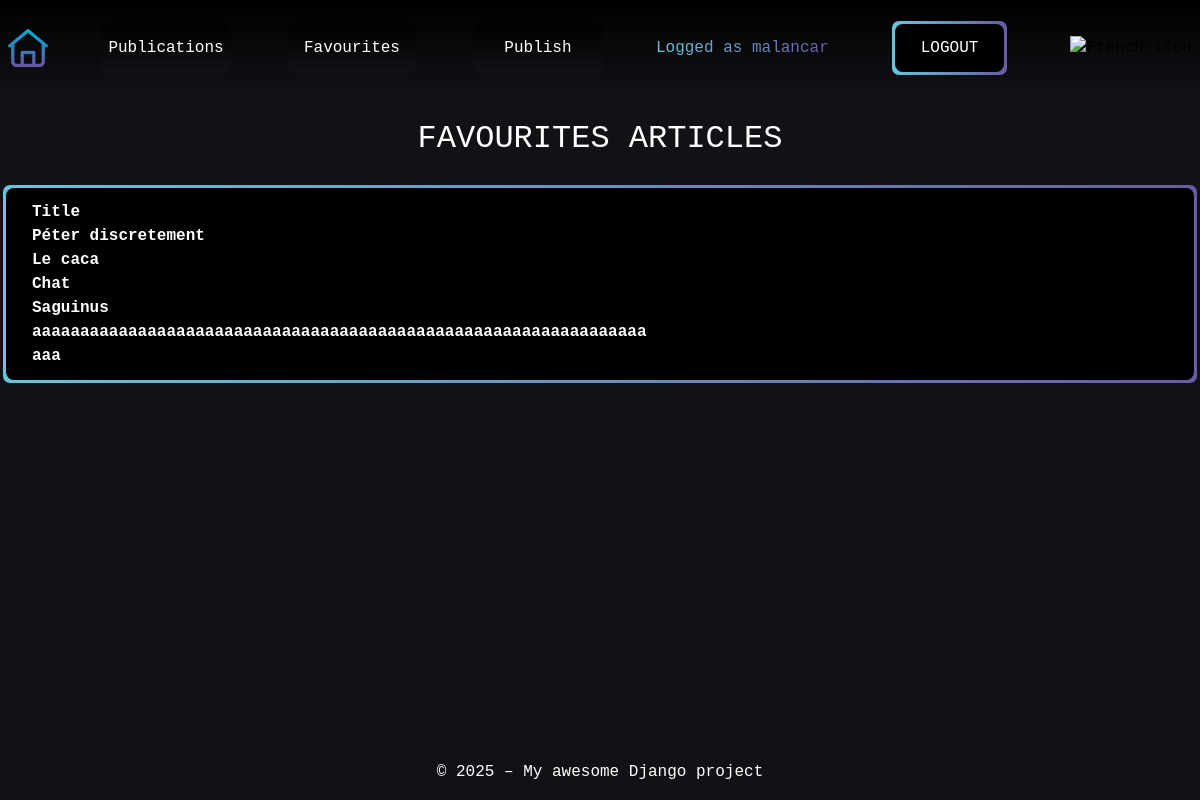
Before: /en/articles/favourites/ (signed in) with the older database file.
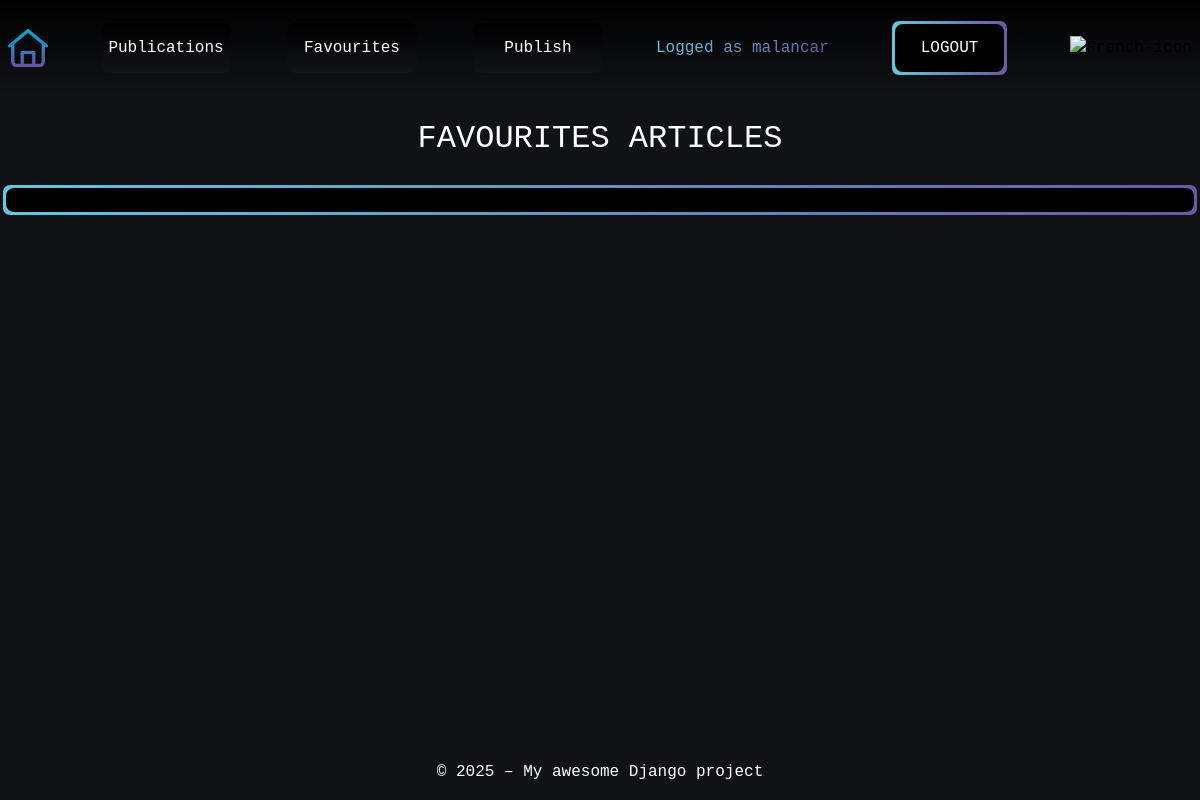
After: the same page with the newer database file.
### articles/models.py (models this page shows, shortened)
class UserFavouriteArticle(models.Model):
    user = models.ForeignKey(
        settings.AUTH_USER_MODEL,
        on_delete=models.CASCADE,
        related_name="favourited_by_user",
        null=False
    )
    article = models.ForeignKey(
        Article,
        on_delete=models.CASCADE,
        related_name="favourite_article",
        null=False
    )

class Article(models.Model):
    title = models.CharField(max_length=64, null=False)
    author = models.ForeignKey(
        settings.AUTH_USER_MODEL,
        on_delete=models.CASCADE,
        related_name="article",
        null=False
    )
    created = models.DateTimeField(auto_now_add=True, null=False)
    synopsis = models.CharField(max_length=312, null=False)
    content = models.TextField(null=False)

### articles/views.py (the view)
# urls.py: path('favourites/', FavouritesListView.as_view(), name='favourites-list'),
class FavouritesListView(LoginRequiredMixin, ListView):
    model = UserFavouriteArticle
    template_name = "articles/favourites.html"
    context_object_name = "favourites"
    login_url = "/login/"
    def get_queryset(self):
        return UserFavouriteArticle.objects.filter(user=self.request.user)

### users/context_processors.py (called while the page is built)
def login_form(request):
    return {"login_form": CustomLoginForm()}

### articles/templates/articles/favourites.html
{% extends "base.html" %}
{% load i18n %}
{% load static %}
{% block extra_css %}
 <link rel="stylesheet" href="{% static 'articles/css/articles.css' %}">
{% endblock %}
{% block content %}
<div class="page-content">
    <h2 class="text-center m-4">{% trans "FAVOURITES ARTICLES" %}</h2>
    <div class="tables div-wrapper">
        <div class="div-overlay d-flex flex-column">
            {% for favourite in favourites %}
            <div>
                <a href="{% url 'articles:article-detail' favourite.article.id %}" class="fw-bold">{{ favourite.article.title}}</a>
            </div>
            {% endfor %}
        </div>
    </div>
</div>
{% endblock %}

Changed rows visible on the page:
removed UserFavouriteArticle: article "Title"
removed UserFavouriteArticle: article "Péter discretement"
removed UserFavouriteArticle: article "Le caca"
removed UserFavouriteArticle: article "Chat"
removed UserFavouriteArticle: article "Saguinus"
removed UserFavouriteArticle: article "aaaaaaaaaaaaaaaaaaaaaaaaaaaaaaaaaaaaaaaaaaaaaaaaaaaaaaaaaaaaaaaa"
removed UserFavouriteArticle: article "aaa"
